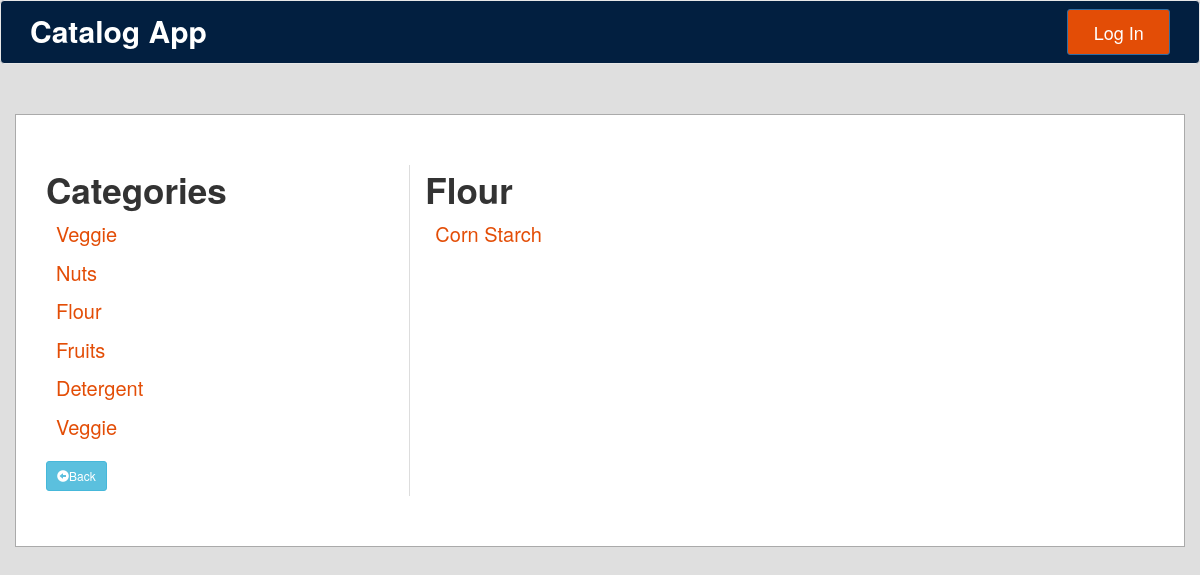
The app's page /categories/3/items/ with its own data.
### database_setup.py (models this page shows, shortened)
class Category(Base):
    __tablename__ = 'category'
    id = Column(Integer, primary_key=True)
    name = Column(String(250), nullable=False)
    user_id = Column(Integer, ForeignKey('user.id'))
    user = relationship(User)

class CatalogItem(Base):
    __tablename__ = 'catalog_item'
    name = Column(String(80), nullable=False)
    id = Column(Integer, primary_key=True)
    description = Column(String(250))
    price = Column(String(8))
    category_id = Column(Integer, ForeignKey('category.id'))
    category = relationship(
        "Category", backref=backref("catalog_items", cascade="all, delete"))
    user_id = Column(Integer, ForeignKey('user.id'))
    user = relationship(User)

### application.py (the view)
@app.route('/categories/<int:category_id>/')
@app.route('/categories/<int:category_id>/items/')
def showCatalogItems(category_id):
    extracted_categories = session.query(Category).all()
    category = session.query(Category).filter_by(id=category_id).one()
    items = session.query(CatalogItem).filter_by(category_id=category_id)\
        .order_by(CatalogItem.id.desc())
    quantity = items.count()
    return render_template('showcatalogitems.html',
                           selected_grocery=category,
                           groceries=extracted_categories,
                           items=items,
                           quantity=quantity)

### templates/showcatalogitems.html (shortened to what this page needs)
{% extends "main.html" %}
{% block categories %}
Categories
{% for groceryitem in groceries %}
    <li class="category-link"><a href="{{url_for('showCatalogItems', category_id=groceryitem.id)}}"> {{groceryitem.name | title}} </a></li>
{% endfor %}
<a href="{{url_for('showCatalog')}}" class="btn btn-info btn-sm"><span class="glyphicon glyphicon-circle-arrow-left"></span>Back</a>
{% endblock %}
{% block grocerycatalogitems %}
{{selected_grocery.name | title}}
<br>
{% for catalog_i in items %}
<li class="category-link"><a href="{{url_for('showCatalogItemDescription', catalog_item_id = catalog_i.id, category_id = selected_grocery.id)}}"> {{catalog_i.name | title}}</a></li>
{% endfor %}
{% endblock %}

### static/css/styles.css (style rules this page uses)
body { background-color: #dfdfdf; }
li a, .category-link { font-size: 20px; padding: 5px; list-style-type: none; text-decoration: none; }
li a:link { color: #E34D06; text-decoration: none; font-weight: normal; }

### records on screen
Category: name "Veggie"
Category: name "Nuts"
Category: name "Flour"
Category: name "Fruits"
Category: name "Detergent"
Category: name "Veggie"
CatalogItem: name "Corn Starch"
